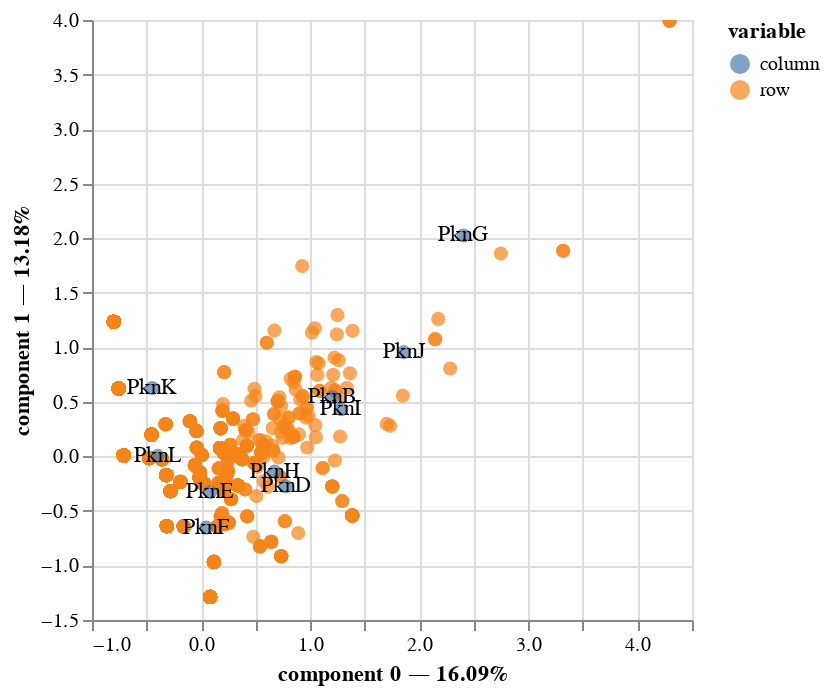

Notebook code for this chart:
### Markdown cell above
### 3c. Plot the MCA results

### Code cell
mca_final.plot(direct_phos_df, x_component=0, y_component=1,
            show_column_markers=True, 
            show_column_labels=True, 
            show_row_labels=False)

### Figure 1 — Vega-Lite specification as saved in the notebook (floating-point values rounded to 4 significant figures; data arrays with more than 128 entries replaced by an {"elided": "..."} marker saying what was removed)
{"config": {"view": {"continuousWidth": 300, "continuousHeight": 300}}, "layer": [{"data": {"name": "data-756c3c445cce2e84b4dea7800df05ffd"}, "mark": {"type": "circle", "size": 50}, "encoding": {"color": {"field": "variable", "type": "nominal"}, "tooltip": [{"field": "variable", "type": "nominal"}, {"field": "value", "type": "nominal"}, {"field": "component 0", "type": "quantitative"}, {"field": "component 1", "type": "quantitative"}], "x": {"axis": {"title": "component 0 — 16.09%"}, "field": "component 0", "scale": {"zero": false}, "type": "quantitative"}, "y": {"axis": {"title": "component 1 — 13.18%"}, "field": "component 1", "scale": {"zero": false}, "type": "quantitative"}}, "name": "view_1"}, {"data": {"name": "data-230b1837d87cdb0ee4fdf8aea2692bf6"}, "mark": {"type": "circle", "size": 50}, "encoding": {"color": {"field": "variable", "type": "nominal"}, "tooltip": [{"field": "variable", "type": "nominal"}, {"field": "value", "type": "nominal"}, {"field": "component 0", "type": "quantitative"}, {"field": "component 1", "type": "quantitative"}], "x": {"axis": {"title": "component 0 — 16.09%"}, "field": "component 0", "scale": {"zero": false}, "type": "quantitative"}, "y": {"axis": {"title": "component 1 — 13.18%"}, "field": "component 1", "scale": {"zero": false}, "type": "quantitative"}}}, {"data": {"name": "data-230b1837d87cdb0ee4fdf8aea2692bf6"}, "mark": {"type": "text"}, "encoding": {"text": {"field": "label", "type": "nominal"}, "x": {"axis": {"title": "component 0 — 16.09%"}, "field": "component 0", "scale": {"zero": false}, "type": "quantitative"}, "y": {"axis": {"title": "component 1 — 13.18%"}, "field": "component 1", "scale": {"zero": false}, "type": "quantitative"}}}], "params": [{"name": "param_1", "select": {"type": "interval", "encodings": ["x", "y"]}, "bind": "scales", "views": ["view_1"]}], "$schema": "https://vega.github.io/schema/vega-lite/v5.16.3.json", "datasets": {"data-756c3c445cce2e84b4dea7800df05ffd": {"elided": "1408 records"}, "data-230b1837d87cdb0ee4fdf8aea2692bf6": [{"component 0": 1.201, "component 1": 0.5447, "component 2": 0.1631, "component 3": -0.1438, "component 4": 0.3612, "component 5": 0.01466, "variable": "column", "value": "PknB", "label": "PknB"}, {"component 0": 0.7758, "component 1": -0.2752, "component 2": -1.279, "component 3": 0.4916, "component 4": -0.06685, "component 5": 0.4584, "variable": "column", "value": "PknD", "label": "PknD"}, {"component 0": 0.08423, "component 1": -0.3273, "component 2": 0.08168, "component 3": -0.1698, "component 4": -0.3075, "component 5": -0.8825, "variable": "column", "value": "PknE", "label": "PknE"}, {"component 0": 0.04667, "component 1": -0.6533, "component 2": 0.3512, "component 3": -0.4318, "component 4": 0.1931, "component 5": 0.4456, "variable": "column", "value": "PknF", "label": "PknF"}, {"component 0": 2.405, "component 1": 2.025, "component 2": 2.284, "component 3": 0.319, "component 4": -2.128, "component 5": 1.194, "variable": "column", "value": "PknG", "label": "PknG"}, {"component 0": 0.6735, "component 1": -0.14, "component 2": -0.3104, "component 3": -0.17, "component 4": -0.6682, "component 5": -0.3908, "variable": "column", "value": "PknH", "label": "PknH"}, {"component 0": 1.285, "component 1": 0.4322, "component 2": 0.4483, "component 3": -0.2464, "component 4": 0.7373, "component 5": -0.4521, "variable": "column", "value": "PknI", "label": "PknI"}, {"component 0": 1.859, "component 1": 0.955, "component 2": 0.5071, "component 3": 0.3019, "component 4": 2.937, "component 5": -0.9841, "variable": "column", "value": "PknJ", "label": "PknJ"}, {"component 0": -0.4483, "component 1": 0.6256, "component 2": -0.2703, "component 3": -0.4221, "component 4": 0.02892, "component 5": 0.07743, "variable": "column", "value": "PknK", "label": "PknK"}, {"component 0": -0.3983, "component 1": 0.004007, "component 2": 0.2326, "component 3": 0.6746, "component 4": 0.03229, "component 5": 0.01894, "variable": "column", "value": "PknL", "label": "PknL"}]}}
